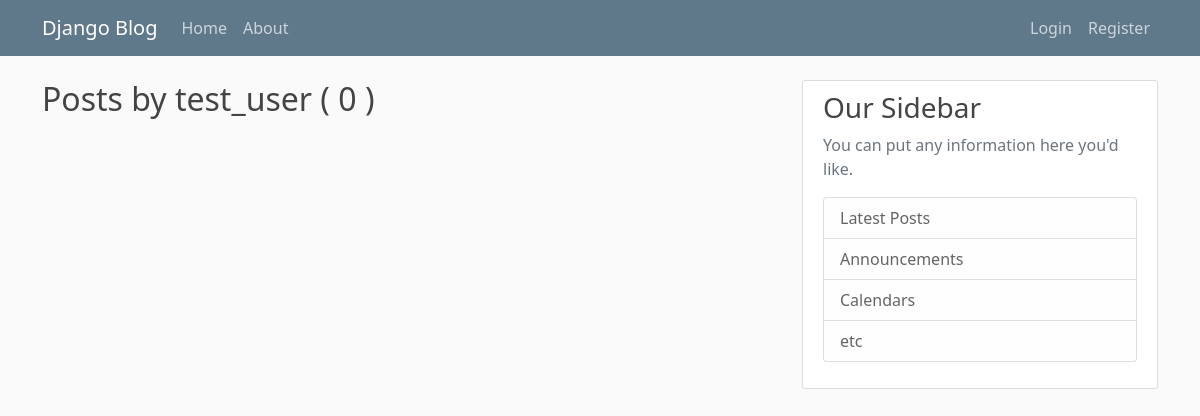
The page /user/test_user/ on the database as committed earlier.
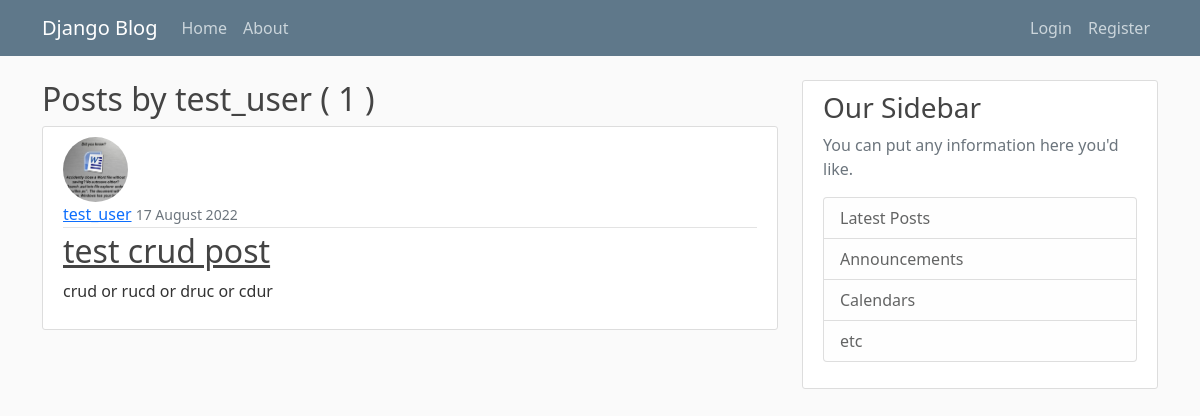
The same page on the database as committed later.
### blog/models.py (models this page shows, shortened)
class Post(models.Model):
    title = models.CharField(max_length=100)
    content = models.TextField()
    date_posted = models.DateTimeField(default=timezone.now)
    author = models.ForeignKey(User,on_delete=models.CASCADE)

### users/models.py (models this page shows, shortened)
class Profile(models.Model):
    user = models.OneToOneField(User,on_delete=models.CASCADE)
    image = models.ImageField(upload_to='profile-pics',default='default.jpg')

### blog/views.py (the view)
# urls.py: path('user/<str:username>/',UsersPostListView.as_view(),name='user-posts'),
class UsersPostListView(ListView):
    model = Post
    template_name = 'blog/users_post.html'
    context_object_name = 'posts'
    ordering = ['-date_posted']
    paginate_by: int = 2
    def get_queryset(self):
        user = get_object_or_404(User,username=self.kwargs.get('username'))
        return Post.objects.filter(author=user).order_by('-date_posted')

### blog/templates/blog/users_post.html (shortened to what this page needs)
{% extends "blog/base.html" %}
{% block content %}
    <h2> Posts by {{ view.kwargs.username }} ( {{ page_obj.paginator.count }} )  </h2>
    {% for post in posts %}
      <article class="media content-section">
        <div class="media-body">
          <div>
            <img class="rounded-circle article-img" src="{{ post.author.profile.image.url }}">
          </div>
          <div class="article-metadata">
            <a class="mr-2" href="{% url 'user-posts' post.author.username %}">{{ post.author }}</a>
            <small class="text-muted">{{ post.date_posted|date:"d F Y" }}</small>
          </div>
          <h2><a class="article-title" href="{% url 'post-detail' post.id %}">{{ post.title }}</a></h2>
          <p class="article-content">{{ post.content }}</p>
        </div>
      </article>
    {% endfor %}
{% endblock content %}

Rows that differ between the two databases and show on the page:
added Post: author.profile.image (picture), author "test_user", date_posted "17 August 2022", title "test crud post", content "crud or rucd or druc or cdur"
Other text that changed with them:
{{ page_obj.paginator.count }}: "0" → "1"
